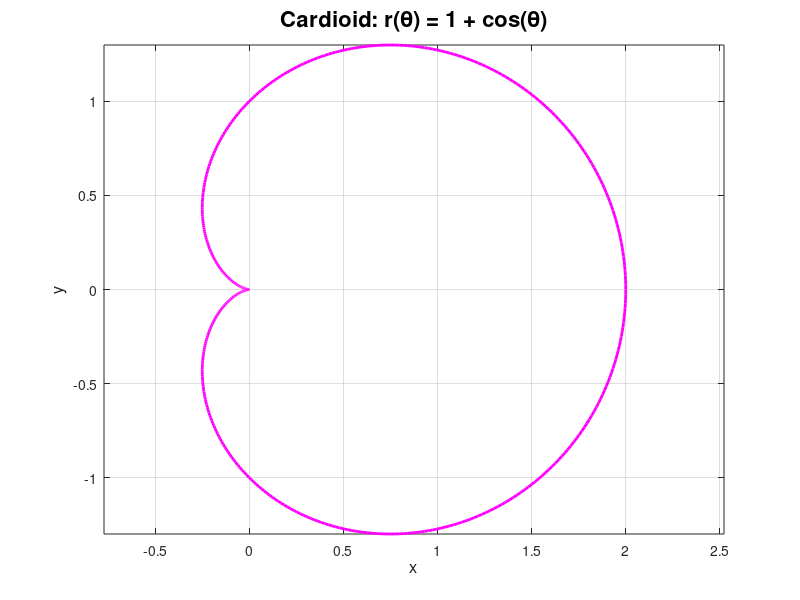

This chart was generated by the following MATLAB code:
% Q2: Plot cardioid r(theta) = a(1 + cos(theta)), a = 1

clc; clear; close all;

% Parameters
a = 1;
theta = linspace(0, 2*pi, 500);

% Polar equation
r = a * (1 + cos(theta));

% Convert to Cartesian
x = r .* cos(theta);
y = r .* sin(theta);

% Plot
figure;
plot(x, y, 'm', 'LineWidth', 2);

% Labels and formatting
xlabel('x', 'FontSize', 12);
ylabel('y', 'FontSize', 12);
title('Cardioid: r(\theta) = 1 + cos(\theta)', 'FontSize', 16);
axis equal;   % Keep aspect ratio equal
grid on;

